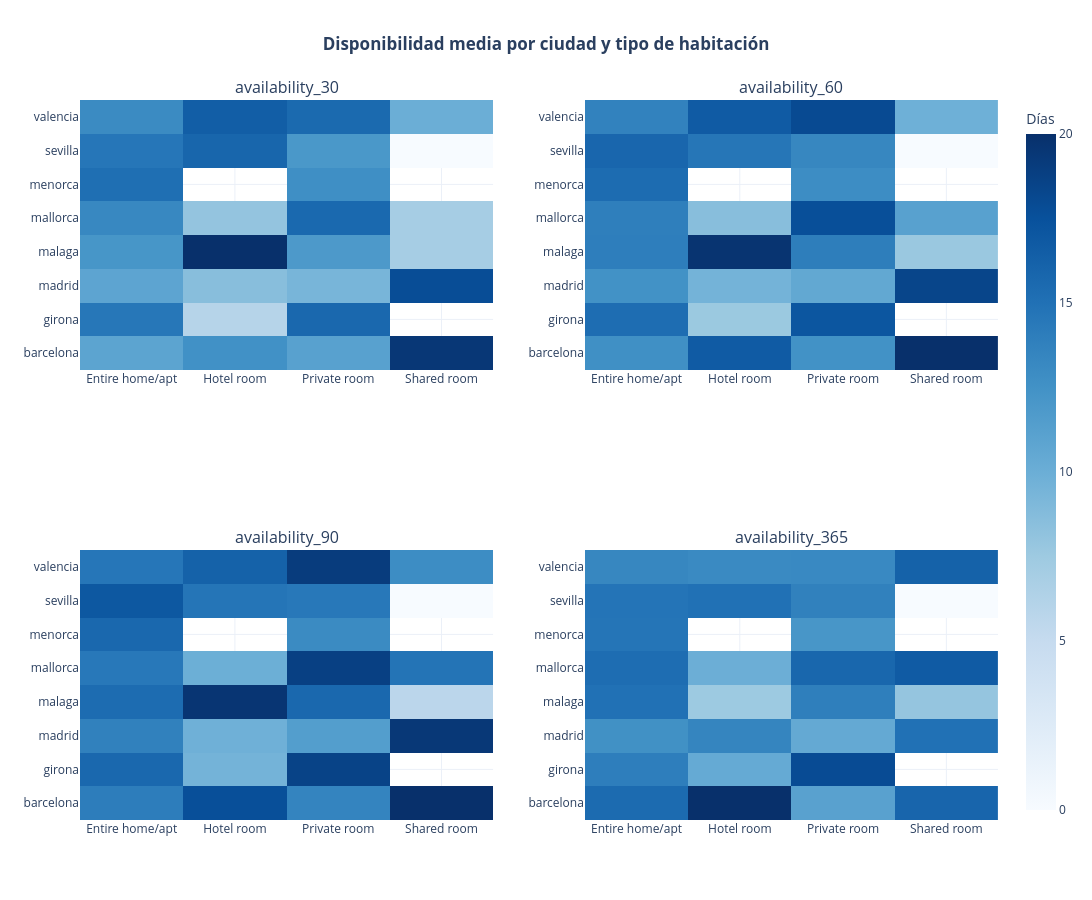

Notebook cell for this chart:
### Code cell
# Horizontes a graficar
horizontes = ["availability_30", "availability_60", "availability_90", "availability_365"]

# Crear figura 2x2
fig = make_subplots(
    rows=2, cols=2,
    subplot_titles=horizontes
)

# Crear cada heatmap
row, col = 1, 1
for h in horizontes:

    # Tabla pivote: filas = city, columnas = room_type, valores = media
    tabla = df_operaciones.pivot_table(
        index="city",
        columns="room_type",
        values=h,
        aggfunc="mean"
    )

    fig.add_trace(
        go.Heatmap(
            z=tabla.values,
            x=tabla.columns,
            y=tabla.index,
            colorscale="Blues",
            colorbar_title="Días",
            showscale=True if (row == 1 and col == 1) else False  # solo un colorbar
        ),
        row=row, col=col
    )

    # Avanzar posición
    col += 1
    if col == 3:
        col = 1
        row += 1

# Layout general
fig.update_layout(
    title="<b>Disponibilidad media por ciudad y tipo de habitación</b>",
    title_x=0.5,
    width=1100,
    height=900,
    template="plotly_white"
)

fig.show()

### Figure 1 — Plotly figure (JSON) as saved in the notebook; plotly's stock layout.template omitted (floating-point values rounded to 4 significant figures)
{"data": [{"colorbar": {"title": {"text": "Días"}}, "colorscale": [[0, "rgb(247,251,255)"], [0.125, "rgb(222,235,247)"], [0.25, "rgb(198,219,239)"], [0.375, "rgb(158,202,225)"], [0.5, "rgb(107,174,214)"], [0.625, "rgb(66,146,198)"], [0.75, "rgb(33,113,181)"], [0.875, "rgb(8,81,156)"], [1, "rgb(8,48,107)"]], "showscale": true, "type": "heatmap", "x": ["Entire home/apt", "Hotel room", "Private room", "Shared room"], "xaxis": "x", "y": ["barcelona", "girona", "madrid", "malaga", "mallorca", "menorca", "sevilla", "valencia"], "yaxis": "y", "z": [[10.89, 12.57, 11.16, 19.44], [14.57, 6, 15.67, null], [10.86, 8.6, 9.362, 17.8], [12.17, 20, 11.85, 7], [13.29, 8, 15.65, 7], [15.16, null, 12.7, null], [14.62, 15.86, 12, 0], [13.04, 16.5, 15.56, 10]]}, {"colorbar": {"title": {"text": "Días"}}, "colorscale": [[0, "rgb(247,251,255)"], [0.125, "rgb(222,235,247)"], [0.25, "rgb(198,219,239)"], [0.375, "rgb(158,202,225)"], [0.5, "rgb(107,174,214)"], [0.625, "rgb(66,146,198)"], [0.75, "rgb(33,113,181)"], [0.875, "rgb(8,81,156)"], [1, "rgb(8,48,107)"]], "showscale": false, "type": "heatmap", "x": ["Entire home/apt", "Hotel room", "Private room", "Shared room"], "xaxis": "x2", "y": ["barcelona", "girona", "madrid", "malaga", "mallorca", "menorca", "sevilla", "valencia"], "yaxis": "y2", "z": [[25.63, 34, 25.32, 40.61], [31.16, 15.5, 34.81, null], [25.33, 19.4, 21.46, 37.4], [28.42, 40, 28.53, 15.67], [28.23, 17.43, 35.8, 22.67], [31.25, null, 26.1, null], [32.13, 29.71, 27.03, 0], [27.81, 34, 36.61, 20]]}, {"colorbar": {"title": {"text": "Días"}}, "colorscale": [[0, "rgb(247,251,255)"], [0.125, "rgb(222,235,247)"], [0.25, "rgb(198,219,239)"], [0.375, "rgb(158,202,225)"], [0.5, "rgb(107,174,214)"], [0.625, "rgb(66,146,198)"], [0.75, "rgb(33,113,181)"], [0.875, "rgb(8,81,156)"], [1, "rgb(8,48,107)"]], "showscale": false, "type": "heatmap", "x": ["Entire home/apt", "Hotel room", "Private room", "Shared room"], "xaxis": "x3", "y": ["barcelona", "girona", "madrid", "malaga", "mallorca", "menorca", "sevilla", "valencia"], "yaxis": "y3", "z": [[43.17, 54, 41.52, 61.22], [48.0, 29.25, 56.88, null], [42.27, 30, 35.03, 59.4], [47.12, 60, 48.09, 17.33], [44.29, 30.43, 57.46, 45.33], [48.14, null, 39.9, null], [51.96, 45, 44.2, 0], [44.68, 49.5, 58.45, 39.33]]}, {"colorbar": {"title": {"text": "Días"}}, "colorscale": [[0, "rgb(247,251,255)"], [0.125, "rgb(222,235,247)"], [0.25, "rgb(198,219,239)"], [0.375, "rgb(158,202,225)"], [0.5, "rgb(107,174,214)"], [0.625, "rgb(66,146,198)"], [0.75, "rgb(33,113,181)"], [0.875, "rgb(8,81,156)"], [1, "rgb(8,48,107)"]], "showscale": false, "type": "heatmap", "x": ["Entire home/apt", "Hotel room", "Private room", "Shared room"], "xaxis": "x4", "y": ["barcelona", "girona", "madrid", "malaga", "mallorca", "menorca", "sevilla", "valencia"], "yaxis": "y4", "z": [[213.2, 275.3, 153.1, 218.9], [192.7, 142.5, 246.7, null], [173.2, 185.4, 143.6, 206.9], [206.9, 103.7, 191.5, 109], [210.9, 137.3, 217.2, 230.3], [202.0, null, 167.1, null], [203.1, 206.1, 189.7, 0], [184.0, 180, 181.2, 222.7]]}], "layout": {"annotations": [{"font": {"size": 16}, "showarrow": false, "text": "availability_30", "x": 0.225, "xanchor": "center", "xref": "paper", "y": 1, "yanchor": "bottom", "yref": "paper"}, {"font": {"size": 16}, "showarrow": false, "text": "availability_60", "x": 0.775, "xanchor": "center", "xref": "paper", "y": 1, "yanchor": "bottom", "yref": "paper"}, {"font": {"size": 16}, "showarrow": false, "text": "availability_90", "x": 0.225, "xanchor": "center", "xref": "paper", "y": 0.375, "yanchor": "bottom", "yref": "paper"}, {"font": {"size": 16}, "showarrow": false, "text": "availability_365", "x": 0.775, "xanchor": "center", "xref": "paper", "y": 0.375, "yanchor": "bottom", "yref": "paper"}], "height": 900, "title": {"text": "<b>Disponibilidad media por ciudad y tipo de habitación</b>", "x": 0.5}, "width": 1100, "xaxis": {"anchor": "y", "domain": [0, 0.45]}, "xaxis2": {"anchor": "y2", "domain": [0.55, 1]}, "xaxis3": {"anchor": "y3", "domain": [0, 0.45]}, "xaxis4": {"anchor": "y4", "domain": [0.55, 1]}, "yaxis": {"anchor": "x", "domain": [0.625, 1]}, "yaxis2": {"anchor": "x2", "domain": [0.625, 1]}, "yaxis3": {"anchor": "x3", "domain": [0, 0.375]}, "yaxis4": {"anchor": "x4", "domain": [0, 0.375]}}}
